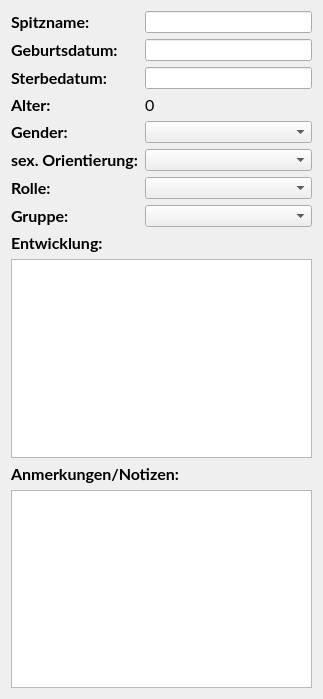
                 <widget class="QWidget" name="pageEditorCharacter">
                  <property name="geometry">
                   <rect>
                    <x>0</x>
                    <y>0</y>
                    <width>323</width>
                    <height>699</height>
                   </rect>
                  </property>
                  <attribute name="label">
                   <string>Charakter</string>
                  </attribute>
                  <layout class="QFormLayout" name="formLayout_8">
                   <item row="0" column="0">
                    <widget class="QLabel" name="labelEditorNickName">
                     <property name="font">
                      <font>
                       <family>Lato</family>
                       <pointsize>12</pointsize>
                       <bold>true</bold>
                       <stylestrategy>PreferAntialias</stylestrategy>
                       <kerning>true</kerning>
                      </font>
                     </property>
                     <property name="text">
                      <string>Spitzname:</string>
                     </property>
                    </widget>
                   </item>
                   <item row="0" column="1">
                    <widget class="QLineEdit" name="lineEditEditorNickName"/>
                   </item>
                   <item row="1" column="0">
                    <widget class="QLabel" name="labelEditorBorn">
                     <property name="font">
                      <font>
                       <family>Lato</family>
                       <pointsize>12</pointsize>
                       <bold>true</bold>
                       <stylestrategy>PreferAntialias</stylestrategy>
                       <kerning>true</kerning>
                      </font>
                     </property>
                     <property name="text">
                      <string>Geburtsdatum:</string>
                     </property>
                    </widget>
                   </item>
                   <item row="1" column="1">
                    <widget class="QLineEdit" name="lineEditEditorBorn"/>
                   </item>
                   <item row="2" column="0">
                    <widget class="QLabel" name="labelEditorDied">
                     <property name="font">
                      <font>
                       <family>Lato</family>
                       <pointsize>12</pointsize>
                       <bold>true</bold>
                       <stylestrategy>PreferAntialias</stylestrategy>
                       <kerning>true</kerning>
                      </font>
                     </property>
                     <property name="text">
                      <string>Sterbedatum:</string>
                     </property>
                    </widget>
                   </item>
                   <item row="2" column="1">
                    <widget class="QLineEdit" name="lineEditEditorDied"/>
                   </item>
                   <item row="3" column="0">
                    <widget class="QLabel" name="labelEditorAge">
                     <property name="font">
                      <font>
                       <family>Lato</family>
                       <pointsize>12</pointsize>
                       <bold>true</bold>
                       <stylestrategy>PreferAntialias</stylestrategy>
                       <kerning>true</kerning>
                      </font>
                     </property>
                     <property name="text">
                      <string>Alter:</string>
                     </property>
                    </widget>
                   </item>
                   <item row="3" column="1">
                    <widget class="QLabel" name="labelEditorAgeValue">
                     <property name="font">
                      <font>
                       <family>Lato</family>
                       <pointsize>12</pointsize>
                       <bold>false</bold>
                       <stylestrategy>PreferAntialias</stylestrategy>
                       <kerning>true</kerning>
                      </font>
                     </property>
                     <property name="frameShape">
                      <enum>QFrame::Shape::NoFrame</enum>
                     </property>
                     <property name="text">
                      <string>0</string>
                     </property>
                     <property name="alignment">
                      <set>Qt::AlignmentFlag::AlignLeading|Qt::AlignmentFlag::AlignLeft|Qt::AlignmentFlag::AlignVCenter</set>
                     </property>
                    </widget>
                   </item>
                   <item row="4" column="0">
                    <widget class="QLabel" name="labelEditorGender">
                     <property name="font">
                      <font>
                       <family>Lato</family>
                       <pointsize>12</pointsize>
                       <bold>true</bold>
                       <stylestrategy>PreferAntialias</stylestrategy>
                       <kerning>true</kerning>
                      </font>
                     </property>
                     <property name="text">
                      <string>Gender:</string>
                     </property>
                    </widget>
                   </item>
                   <item row="4" column="1">
                    <widget class="QComboBox" name="comboBoxEditorGender"/>
                   </item>
                   <item row="5" column="0">
                    <widget class="QLabel" name="labelEditorSexOrientation">
                     <property name="font">
                      <font>
                       <family>Lato</family>
                       <pointsize>12</pointsize>
                       <bold>true</bold>
                       <stylestrategy>PreferAntialias</stylestrategy>
                       <kerning>true</kerning>
                      </font>
                     </property>
                     <property name="text">
                      <string>sex. Orientierung:</string>
                     </property>
                    </widget>
                   </item>
                   <item row="5" column="1">
                    <widget class="QComboBox" name="comboBoxEditorSexOrientation"/>
                   </item>
                   <item row="6" column="0">
                    <widget class="QLabel" name="labelEditorRole">
                     <property name="font">
                      <font>
                       <family>Lato</family>
                       <pointsize>12</pointsize>
                       <bold>true</bold>
                       <stylestrategy>PreferAntialias</stylestrategy>
                       <kerning>true</kerning>
                      </font>
                     </property>
                     <property name="text">
                      <string>Rolle:</string>
                     </property>
                    </widget>
                   </item>
                   <item row="6" column="1">
                    <widget class="QComboBox" name="comboBoxEditorRole"/>
                   </item>
                   <item row="7" column="0">
                    <widget class="QLabel" name="labelEditorGroup">
                     <property name="font">
                      <font>
                       <family>Lato</family>
                       <pointsize>12</pointsize>
                       <bold>true</bold>
                       <stylestrategy>PreferAntialias</stylestrategy>
                       <kerning>true</kerning>
                      </font>
                     </property>
                     <property name="text">
                      <string>Gruppe:</string>
                     </property>
                    </widget>
                   </item>
                   <item row="7" column="1">
                    <widget class="QComboBox" name="comboBoxEditorGroup"/>
                   </item>
                   <item row="8" column="0" colspan="2">
                    <widget class="QLabel" name="labelEditorDevelopment">
                     <property name="font">
                      <font>
                       <family>Lato</family>
                       <pointsize>12</pointsize>
                       <bold>true</bold>
                       <stylestrategy>PreferAntialias</stylestrategy>
                       <kerning>true</kerning>
                      </font>
                     </property>
                     <property name="text">
                      <string>Entwicklung:</string>
                     </property>
                    </widget>
                   </item>
                   <item row="9" column="0" colspan="2">
                    <widget class="QPlainTextEdit" name="plainTextEditorDevelopment"/>
                   </item>
                   <item row="10" column="0" colspan="2">
                    <widget class="QLabel" name="labelEditorCharakterNotes">
                     <property name="font">
                      <font>
                       <family>Lato</family>
                       <pointsize>12</pointsize>
                       <bold>true</bold>
                       <stylestrategy>PreferAntialias</stylestrategy>
                       <kerning>true</kerning>
                      </font>
                     </property>
                     <property name="text">
                      <string>Anmerkungen/Notizen:</string>
                     </property>
                    </widget>
                   </item>
                   <item row="11" column="0" colspan="2">
                    <widget class="QPlainTextEdit" name="plainTextEditorNotes"/>
                   </item>
                  </layout>
                 </widget>
